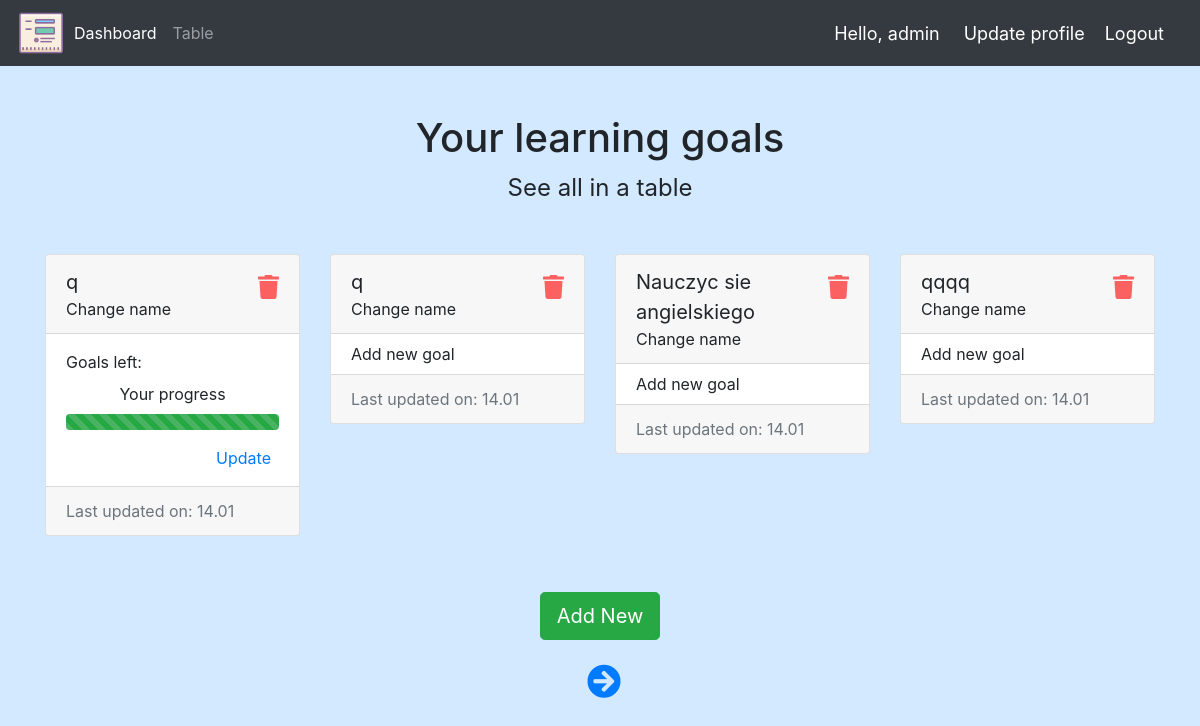
/dashboard/ (signed in), run on an earlier commit of the app's database.
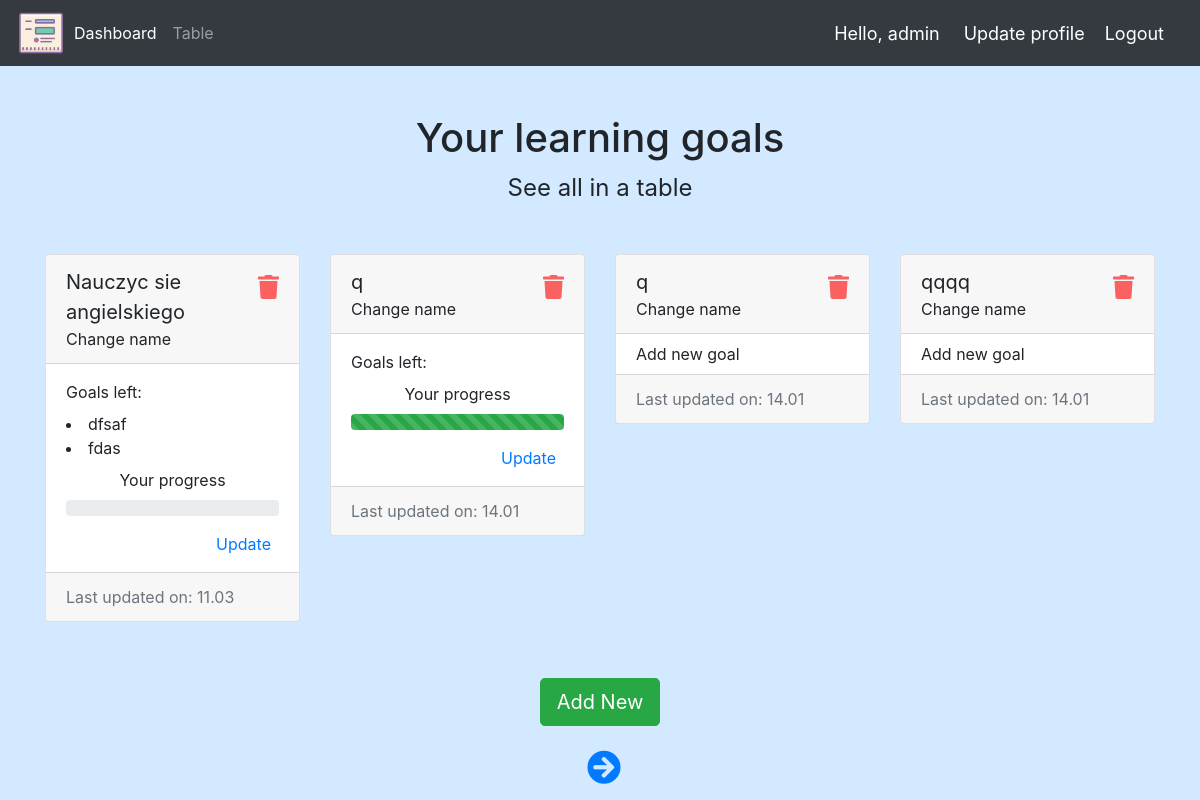
And on a later commit of the database.
### goals/models.py (models this page shows, shortened)
class LearningGoal(models.Model):
    name = models.CharField(blank=True, max_length=40)
    created_at = models.DateTimeField(auto_now_add=True)
    updated_at = models.DateTimeField(auto_now=True)
    user = models.ForeignKey(User, null=True, on_delete=models.CASCADE)

class SingleTask(models.Model):
    text = models.CharField(blank=True, max_length=40)
    learninggoal = models.ForeignKey(
        LearningGoal, on_delete=models.CASCADE, related_name="tasks"
    )
    completed = models.BooleanField(default=False)
    def __str__(self):
        return self.text
    class Meta:
        ordering = ["-completed"]

### goals/views.py (the view)
# urls.py: path("dashboard/", views.dashboard, name="dashboard"),
@login_required
def dashboard(request):
    template_name = "to_do_manager/dashboard.html"
    LearningGoals = (
        request.user.learninggoal_set.prefetch_related(
            Prefetch("tasks",
                     queryset=SingleTask.objects.filter(completed=False))
        )
        .annotate(counter=Count("tasks"))
        .order_by("-updated_at")
    )
    paginator = Paginator(LearningGoals, 4)
    page_number = request.GET.get("page")
    page_obj = paginator.get_page(page_number)
    context = {"page_obj": page_obj}
    return render(request, template_name, context)

### templates/to_do_manager/dashboard.html (shortened to what this page needs)
{% extends "to_do_manager/base.html" %}
{% block content %}
{% load mathfilters %}
<div class="row mt-5">
    <h1 class="col-12 text-center">Your learning goals</h1>
    <a class="col-12 text-center table-link mb-5" href="{% url 'dashboard_table' %}">See all in a table</a></h1>
</div>
<div class="row">
    {% for learninggoal in page_obj  %}
    <div class="col-3">
        <div class="card mb-2">
            <div class="card-header d-flex justify-content-between">
                <div>
                    <p class="mb-0">{{ learninggoal.name }}</p>
                    <a href="{% url 'change_goal_name' learninggoal.pk %}" class="change-link">Change name</a>
                </div>
                <div class="pt-2">
                    <a href="{% url 'delete_goal' learninggoal.pk %}" class="iconfo"><i class="fas fa-trash"></i></a>
                </div>
            </div>
            <div class="card-body py-2">
                {% if learninggoal.counter %}
                <p class="my-2">Goals left:</p>
                {%for single_task in learninggoal.tasks.all %}
                <li>{{single_task}}</li>
                {% endfor %}
                {% with numerator=learninggoal.tasks.all.count x=1 denominator=learninggoal.counter|default_if_none:1 %}
                <div class="" d-flex align-items-center flex-column"">
                    <p class="mb-0 mt-2 text-center">Your progress</p>
                    <div class="progress mt-2">
                        <div class="progress-bar progress-bar-striped bg-success" role="progressbar"
                            style="width: {{ denominator|sub:numerator|div:denominator|mul:100 }}%"
                            aria-valuenow="{{ denominator|sub:numerator|div:denominator|mul:100 }}" aria-valuemin="0"
                            aria-valuemax="100">
                        </div>
                    </div>
                    <div class="d-flex">
                        <a href="{% url 'task_list' pk=learninggoal.pk %}"
                            class="iconfo ml-auto p-2 mt-2">Update</a>
                    </div>
                </div>
                {% endwith %}
                {% else %}
                <a href="{% url 'task_list' pk=learninggoal.pk %}" class="change-link add">Add new goal</a>
                {% endif %}
            </div>
            <div class="card-footer text-muted">Last updated on: {{ learninggoal.updated_at| date:"d.m" }}</div>
        </div>
    </div>
    {% endfor %}
</div>
<div class="d-flex flex-column justify-content-center align-items-center">
    <a class="btn btn-success btn-lg mt-5 " href="{% url 'create_goal' %}" role="button">Add New</a>
    <div class="pagination mt-4">
        <span class="step-links">
            {% if page_obj.has_next %}
            <a class="ml-2" href="?page={{ page_obj.next_page_number }}"><i class="fa fa-arrow-circle-right arrow-page"
                    aria-hidden="true"></i>
            </a>
            {% endif %}
        </span>
    </div>
</div>
{% endblock content %}

What changed in the data, as far as the page shows it:
changed LearningGoal "Nauczyc sie angielskiego": updated_at "14.01" → "11.03"; text "Add new goal" → "Goals left: Your progress Update"; moves up the list
added SingleTask: text "dfsaf", shown under LearningGoal "Nauczyc sie angielskiego"
added SingleTask: text "fdas", shown under LearningGoal "Nauczyc sie angielskiego"
